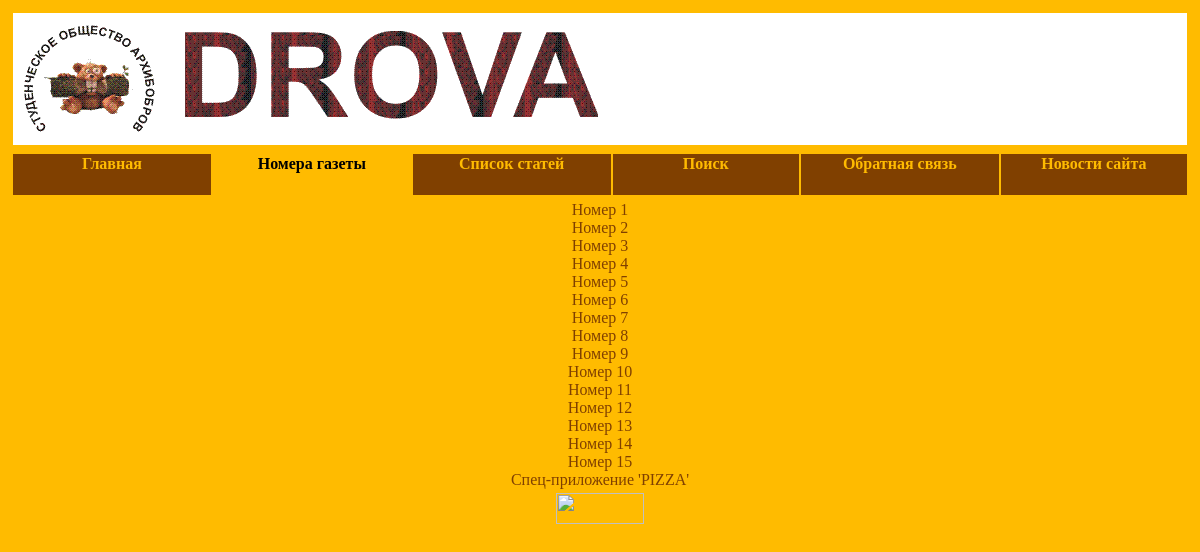
The app's page /numbers.php with its own data.
### tables this page shows
CREATE TABLE IF NOT EXISTS `NUMBER` (
  `ID` int(11) NOT NULL,
  `NUMBER` int(11) DEFAULT NULL,
  `YEAR` int(11) NOT NULL,
  `PHOTO` int(11) NOT NULL,
  `LYRIC` int(11) NOT NULL,
  `MONTH` int(11) NOT NULL,
  PRIMARY KEY (`ID`)
);

### functions147.php (called while the page is built, shortened)
<?php
  function onBD (&$result, $table_name)
  {
    connect_to_DB ($conn);
    $database = "Newspaper6";
    mysqli_select_db ($conn, $database);
    $result = mysqli_query ($conn, "SELECT * FROM ".$table_name);
  }
?>

### numbers.php (the view, shortened to what this page needs)
<?php
  include "head.php";
  include "functions147.php";
  onBD ($result, "NUMBER");
  echo "<div class = 'cent'>";
  while ($row = mysqli_fetch_array ($result))
    echo "<a href = 'number_info.php?id=".$row [0]."'>Номер ".$row [0]."</a><br/>";
  echo "<a href = 'pizza.php'>Спец-приложение 'PIZZA'</a></div>
         </td>
</tr>
      <tr>
<td colspan='6' style='text-align: center;'>";
?>
<div style="margin: 0 auto;">
</div>
          </td>
        </tr>
      </table>
    </body>
  </html>

### style.css (style rules this page uses)
a { text-decoration: none; color: #804000; }
.cent { text-align: center; }

### records on screen
number: ID "1"
number: ID "2"
number: ID "3"
number: ID "4"
number: ID "5"
number: ID "6"
number: ID "7"
number: ID "8"
number: ID "9"
number: ID "10"
number: ID "11"
number: ID "12"
number: ID "13"
number: ID "14"
number: ID "15"
